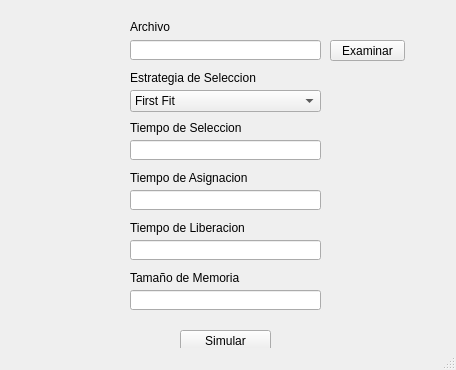
<?xml version="1.0" encoding="UTF-8"?>
<ui version="4.0">
 <class>MainWindow</class>
 <widget class="QMainWindow" name="MainWindow">
  <property name="geometry">
   <rect>
    <x>0</x>
    <y>0</y>
    <width>456</width>
    <height>370</height>
   </rect>
  </property>
  <property name="windowTitle">
   <string>MainWindow</string>
  </property>
  <widget class="QWidget" name="centralwidget">
   <widget class="QPushButton" name="pushButton_simulate">
    <property name="geometry">
     <rect>
      <x>180</x>
      <y>330</y>
      <width>91</width>
      <height>21</height>
     </rect>
    </property>
    <property name="text">
     <string>Simular</string>
    </property>
   </widget>
   <widget class="QComboBox" name="cbx_strategy">
    <property name="geometry">
     <rect>
      <x>130</x>
      <y>90</y>
      <width>191</width>
      <height>22</height>
     </rect>
    </property>
    <item>
     <property name="text">
      <string>First Fit</string>
     </property>
    </item>
    <item>
     <property name="text">
      <string>Best Fit</string>
     </property>
    </item>
    <item>
     <property name="text">
      <string>Worst Fit</string>
     </property>
    </item>
    <item>
     <property name="text">
      <string>Next Fit</string>
     </property>
    </item>
   </widget>
   <widget class="QLineEdit" name="lineEdit_file">
    <property name="geometry">
     <rect>
      <x>130</x>
      <y>40</y>
      <width>191</width>
      <height>20</height>
     </rect>
    </property>
   </widget>
   <widget class="QLabel" name="label_file">
    <property name="geometry">
     <rect>
      <x>130</x>
      <y>20</y>
      <width>47</width>
      <height>13</height>
     </rect>
    </property>
    <property name="text">
     <string>Archivo</string>
    </property>
   </widget>
   <widget class="QLineEdit" name="lineEdit_selection">
    <property name="geometry">
     <rect>
      <x>130</x>
      <y>140</y>
      <width>191</width>
      <height>20</height>
     </rect>
    </property>
   </widget>
   <widget class="QLineEdit" name="lineEdit_assignation">
    <property name="geometry">
     <rect>
      <x>130</x>
      <y>190</y>
      <width>191</width>
      <height>20</height>
     </rect>
    </property>
   </widget>
   <widget class="QLineEdit" name="lineEdit_release">
    <property name="geometry">
     <rect>
      <x>130</x>
      <y>240</y>
      <width>191</width>
      <height>20</height>
     </rect>
    </property>
   </widget>
   <widget class="QLabel" name="label_strategy">
    <property name="geometry">
     <rect>
      <x>130</x>
      <y>70</y>
      <width>191</width>
      <height>16</height>
     </rect>
    </property>
    <property name="text">
     <string>Estrategia de Seleccion</string>
    </property>
   </widget>
   <widget class="QLabel" name="label_selection">
    <property name="geometry">
     <rect>
      <x>130</x>
      <y>120</y>
      <width>191</width>
      <height>16</height>
     </rect>
    </property>
    <property name="text">
     <string>Tiempo de Seleccion</string>
    </property>
   </widget>
   <widget class="QLabel" name="label_assignation">
    <property name="geometry">
     <rect>
      <x>130</x>
      <y>170</y>
      <width>191</width>
      <height>16</height>
     </rect>
    </property>
    <property name="text">
     <string>Tiempo de Asignacion</string>
    </property>
   </widget>
   <widget class="QLabel" name="label_release">
    <property name="geometry">
     <rect>
      <x>130</x>
      <y>220</y>
      <width>191</width>
      <height>16</height>
     </rect>
    </property>
    <property name="text">
     <string>Tiempo de Liberacion</string>
    </property>
   </widget>
   <widget class="QPushButton" name="pushButton_browse">
    <property name="geometry">
     <rect>
      <x>330</x>
      <y>40</y>
      <width>75</width>
      <height>21</height>
     </rect>
    </property>
    <property name="text">
     <string>Examinar</string>
    </property>
   </widget>
   <widget class="QLineEdit" name="lineEdit_memoryqty">
    <property name="geometry">
     <rect>
      <x>130</x>
      <y>290</y>
      <width>191</width>
      <height>20</height>
     </rect>
    </property>
   </widget>
   <widget class="QLabel" name="label_memoryqty">
    <property name="geometry">
     <rect>
      <x>130</x>
      <y>270</y>
      <width>191</width>
      <height>16</height>
     </rect>
    </property>
    <property name="text">
     <string>Tamaño de Memoria</string>
    </property>
   </widget>
  </widget>
  <widget class="QStatusBar" name="statusbar"/>
 </widget>
 <resources/>
 <connections/>
</ui>
